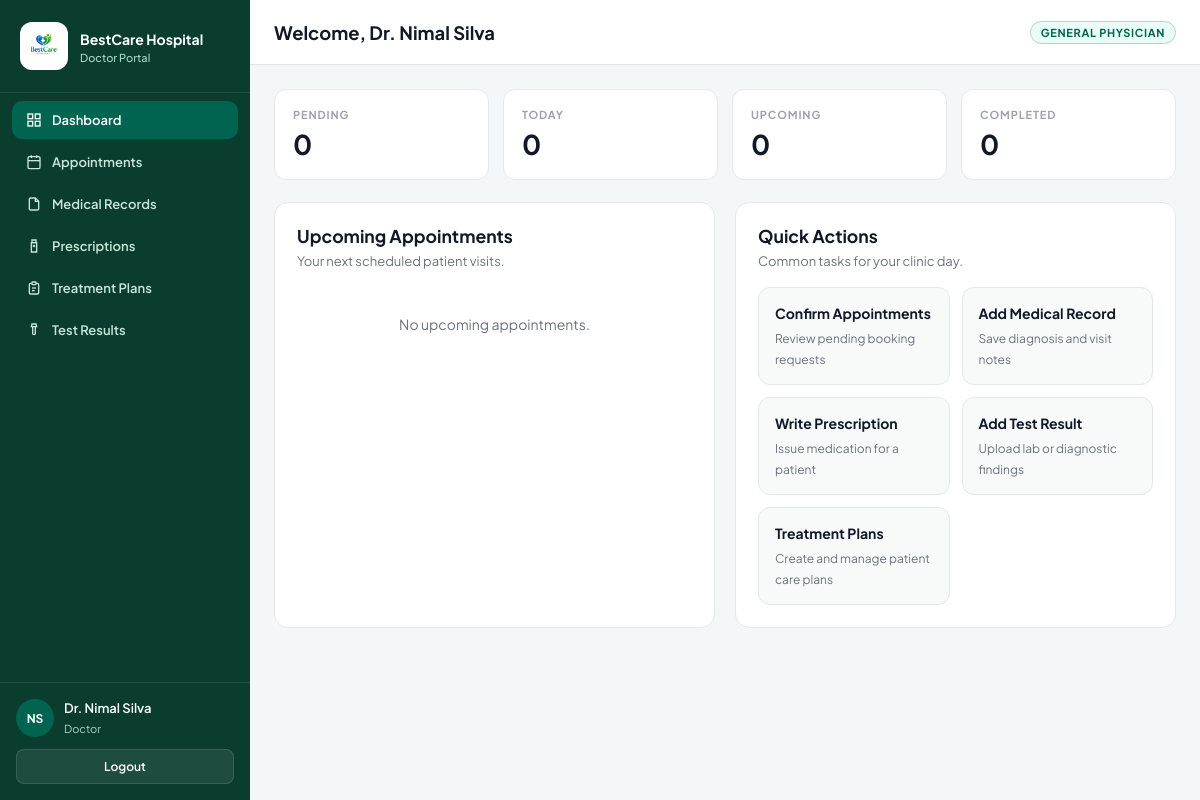
Screenshot of /staff/dashboard.php (signed in) with the database file from the repository.
### tables this page shows
CREATE TABLE staff (
    id INT AUTO_INCREMENT PRIMARY KEY,
    user_id INT NOT NULL,
    full_name VARCHAR(100) NOT NULL,
    specialization VARCHAR(100) NOT NULL,
    department_id INT NOT NULL,
    contact VARCHAR(20) NOT NULL,
    staff_type ENUM('Doctor', 'Hospital Staff', 'Other') NOT NULL DEFAULT 'Doctor',
    image_path VARCHAR(255) NULL,
    FOREIGN KEY (user_id) REFERENCES users(id) ON DELETE CASCADE,
    FOREIGN KEY (department_id) REFERENCES departments(id)
);

### includes/staff_profile.php (called while the page is built, shortened)
<?php
if (!isset($staff) || !isset($staff_id)) {
    $user_id = $_SESSION['user_id'];
    $st_sql = "SELECT st.*, d.name AS department_name
               FROM staff st, departments d
               WHERE st.department_id = d.id
               AND st.user_id = $user_id";
    $st_result = mysqli_query($conn, $st_sql);
    $staff = mysqli_fetch_array($st_result);
    $staff_id = $staff['id'];
    $full_name = $staff['full_name'];
    $parts = explode(' ', $full_name);
    if (isset($parts[2])) {
        $initials = strtoupper(substr($parts[1], 0, 1)) . strtoupper(substr($parts[2], 0, 1));
    }
}
?>

### staff/dashboard.php (the view, shortened to what this page needs)
<?php
include("../includes/db.php");
include("../includes/staff_profile.php");
$active_page = 'dashboard';
$today = date('Y-m-d');
$c1 = mysqli_query($conn, "SELECT COUNT(*) AS c FROM appointments WHERE staff_id=$staff_id AND status='Pending'");
$pending = mysqli_fetch_array($c1);
$count_pending = $pending['c'];
$c2 = mysqli_query($conn, "SELECT COUNT(*) AS c FROM appointments
                           WHERE staff_id=$staff_id
                           AND appointment_date='$today'
                           AND status IN ('Pending','Confirmed')");
$today_row = mysqli_fetch_array($c2);
$count_today = $today_row['c'];
$c3 = mysqli_query($conn, "SELECT COUNT(*) AS c FROM appointments
                           WHERE staff_id=$staff_id
                           AND status IN ('Pending','Confirmed')
                           AND appointment_date >= '$today'");
$up_row = mysqli_fetch_array($c3);
$count_upcoming = $up_row['c'];
$c4 = mysqli_query($conn, "SELECT COUNT(*) AS c FROM appointments
                           WHERE staff_id=$staff_id AND status='Completed'");
$done_row = mysqli_fetch_array($c4);
$count_completed = $done_row['c'];
$upcoming_sql = "SELECT a.*, p.full_name AS patient_name, s.name AS service_name
                 FROM appointments a, patients p, services s
                 WHERE a.patient_id = p.id
                 AND a.service_id = s.id
                 AND a.staff_id = $staff_id
                 AND a.status IN ('Pending','Confirmed')
                 AND a.appointment_date >= '$today'
                 ORDER BY a.appointment_date ASC, a.appointment_time ASC
                 LIMIT 8";
$upcoming = mysqli_query($conn, $upcoming_sql);
?>
<!DOCTYPE html>
<html lang="en">
<head>
    <link rel="stylesheet" href="/bestcare-hospital/assets/css/staff.css?v=5">
</head>
<body class="sd-body">
<?php include("../includes/staff_nav.php"); ?>
<div class="sd-main">
    <header class="sd-topbar">
        <h1>Welcome, <?php echo htmlspecialchars($full_name); ?></h1>
        <span class="role-tag"><?php echo htmlspecialchars($staff['specialization']); ?></span>
    </header>
    <main class="sd-content">
        <section class="sd-stats">
            <div class="sd-stat">
                <p class="label">Pending</p>
                <p class="value"><?php echo $count_pending; ?></p>
            </div>
            <div class="sd-stat">
                <p class="label">Today</p>
                <p class="value"><?php echo $count_today; ?></p>
            </div>
            <div class="sd-stat">
                <p class="label">Upcoming</p>
                <p class="value"><?php echo $count_upcoming; ?></p>
            </div>
            <div class="sd-stat">
                <p class="label">Completed</p>
                <p class="value"><?php echo $count_completed; ?></p>
            </div>
        </section>
        <div class="sd-grid-2">
            <section class="sd-panel">
                <h2>Upcoming Appointments</h2>
                <p class="sub">Your next scheduled patient visits.</p>
                <?php if ($upcoming && mysqli_num_rows($upcoming) > 0) { ?>
                    <div class="sd-table-wrap">
                        <table class="sd-table">
                            <thead>
                                <tr>
                                    <th>Date</th>
                                    <th>Time</th>
                                    <th>Patient</th>
                                    <th>Service</th>
                                    <th>Status</th>
                                </tr>
                            </thead>
                            <tbody>
                                <?php while ($row = mysqli_fetch_array($upcoming)) { ?>
                                    <tr>
                                        <td><?php echo date('M d, Y', strtotime($row['appointment_date'])); ?></td>
                                        <td><?php echo date('h:i A', strtotime($row['appointment_time'])); ?></td>
                                        <td><?php echo htmlspecialchars($row['patient_name']); ?></td>
                                        <td><?php echo htmlspecialchars($row['service_name']); ?></td>
                                        <td><span class="sd-status <?php echo strtolower($row['status']); ?>"><?php echo htmlspecialchars($row['status']); ?></span></td>
                                    </tr>
                                <?php } ?>
                            </tbody>
                        </table>
                    </div>
                    <p style="margin-top:14px;"><a class="sd-btn-outline" href="appointments.php">Manage all appointments</a></p>
                <?php } else { ?>
                    <div class="sd-empty">No upcoming appointments.</div>
                <?php } ?>
            </section>
            <section class="sd-panel">
                <h2>Quick Actions</h2>
                <p class="sub">Common tasks for your clinic day.</p>
                <div class="sd-quick">
                    <a href="appointments.php">
                        <strong>Confirm Appointments</strong>
                        <span>Review pending booking requests</span>
                    </a>
                    <a href="add-record.php">
                        <strong>Add Medical Record</strong>
                        <span>Save diagnosis and visit notes</span>
                    </a>
                    <a href="add-prescription.php">
                        <strong>Write Prescription</strong>
                        <span>Issue medication for a patient</span>
                    </a>
                    <a href="add-test-result.php">
                        <strong>Add Test Result</strong>
                        <span>Upload lab or diagnostic findings</span>
                    </a>
                    <a href="treatment-plans.php">
                        <strong>Treatment Plans</strong>
                        <span>Create and manage patient care plans</span>
                    </a>
                </div>
            </section>
        </div>
    </main>
</div>
</body>
</html>

### includes/staff_nav.php (shortened to what this page needs)
<aside class="sd-sidebar">
    <div class="sd-side-brand">
        <div class="sd-side-logo">
            <img src="/bestcare-hospital/assets/images/bestcarelogo.png" alt="Logo">
        </div>
        <div>
            <span>BestCare Hospital</span>
            <small>Doctor Portal</small>
        </div>
    </div>
    <nav class="sd-nav" id="sdNav">
        <a class="<?php if ($active_page == 'dashboard') echo 'active'; ?>" href="dashboard.php">
            <svg viewBox="0 0 24 24" fill="none" stroke="currentColor" stroke-width="2"><rect x="3" y="3" width="7" height="7"></rect><rect x="14" y="3" width="7" height="7"></rect><rect x="14" y="14" width="7" height="7"></rect><rect x="3" y="14" width="7" height="7"></rect></svg>
            Dashboard
        </a>
        <a class="<?php if ($active_page == 'appointments') echo 'active'; ?>" href="appointments.php">
            <svg viewBox="0 0 24 24" fill="none" stroke="currentColor" stroke-width="2"><rect x="3" y="4" width="18" height="18" rx="2"></rect><line x1="16" y1="2" x2="16" y2="6"></line><line x1="8" y1="2" x2="8" y2="6"></line><line x1="3" y1="10" x2="21" y2="10"></line></svg>
            Appointments
        </a>
        <a class="<?php if ($active_page == 'records') echo 'active'; ?>" href="add-record.php">
            <svg viewBox="0 0 24 24" fill="none" stroke="currentColor" stroke-width="2"><path d="M14 3H7a2 2 0 0 0-2 2v14a2 2 0 0 0 2 2h10a2 2 0 0 0 2-2V8z"></path><polyline points="14 3 14 8 19 8"></polyline></svg>
            Medical Records
        </a>
        <a class="<?php if ($active_page == 'prescriptions') echo 'active'; ?>" href="add-prescription.php">
            <svg viewBox="0 0 24 24" fill="none" stroke="currentColor" stroke-width="2"><path d="M9 3h6v4H9z"></path><path d="M8 7h8v14H8z"></path><line x1="10" y1="12" x2="14" y2="12"></line><line x1="12" y1="10" x2="12" y2="14"></line></svg>
            Prescriptions
        </a>
        <a class="<?php if ($active_page == 'treatment_plans') echo 'active'; ?>" href="treatment-plans.php">
            <svg viewBox="0 0 24 24" fill="none" stroke="currentColor" stroke-width="2"><path d="M9 5H7a2 2 0 0 0-2 2v12a2 2 0 0 0 2 2h10a2 2 0 0 0 2-2V7a2 2 0 0 0-2-2h-2"></path><rect x="9" y="3" width="6" height="4" rx="1"></rect><line x1="9" y1="12" x2="15" y2="12"></line><line x1="9" y1="16" x2="13" y2="16"></line></svg>
            Treatment Plans
        </a>
        <a class="<?php if ($active_page == 'tests') echo 'active'; ?>" href="add-test-result.php">
            <svg viewBox="0 0 24 24" fill="none" stroke="currentColor" stroke-width="2"><path d="M9 3h6l1 4H8z"></path><path d="M10 7v10a2 2 0 0 0 4 0V7"></path></svg>
            Test Results
        </a>
    </nav>
    <div class="sd-side-footer" id="sdSideFooter">
        <div class="sd-profile">
            <div class="sd-avatar"><?php echo htmlspecialchars($initials); ?></div>
            <div>
                <p><?php echo htmlspecialchars($full_name); ?></p>
                <small>Doctor</small>
            </div>
        </div>
        <a class="sd-logout" href="../auth/logout.php?role=staff">Logout</a>
    </div>
</aside>

### assets/css/staff.css (style rules this page uses)
.sd-body { margin: 0; min-height: 100vh; display: flex; flex-direction: column; font-family: "Plus Jakarta Sans", "Segoe UI", sans-serif; color: #1e293b; background: #F4F6F8; -webkit-font-smoothing: antialiased; }
@media (min-width: 1024px) { .sd-body { flex-direction: row; } }
.sd-body a { text-decoration: none; color: inherit; }
.sd-body h1, .sd-body h2, .sd-body h3 { font-family: "Plus Jakarta Sans", "Segoe UI", sans-serif; font-weight: 700; margin: 0; }
.sd-sidebar { width: 100%; background: #0B3D2E; color: #fff; display: flex; flex-direction: column; position: relative; z-index: 50; }
@media (min-width: 1024px) { .sd-sidebar { width: 250px; min-width: 250px; height: 100vh; position: sticky; top: 0; } }
.sd-side-brand { padding: 22px 20px; display: flex; align-items: center; gap: 12px; border-bottom: 1px solid rgba(255,255,255,0.08); }
.sd-side-logo { width: 48px; height: 48px; border-radius: 12px; background: #fff; display: flex; align-items: center; justify-content: center; overflow: hidden; flex-shrink: 0; padding: 4px; box-sizing: border-box; }
.sd-side-logo img { width: 100%; height: 100%; object-fit: contain; display: block; }
.sd-side-brand span { font-size: 14px; font-weight: 700; }
.sd-side-brand small { display: block; font-size: 11px; font-weight: 500; color: #A7D7C5; margin-top: 2px; }
.sd-nav { padding: 8px 12px; display: none; }
@media (min-width: 1024px) { .sd-nav { display: block; flex: 1; } }
.sd-nav a { display: flex; align-items: center; gap: 10px; padding: 11px 14px; border-radius: 10px; font-size: 13px; font-weight: 600; color: #C8E6D9; margin-bottom: 4px; }
.sd-nav a.active { background: #016450; color: #fff; }
.sd-nav a svg { width: 16px; height: 16px; flex-shrink: 0; }
.sd-side-footer { padding: 16px; border-top: 1px solid rgba(255,255,255,0.1); display: none; }
@media (min-width: 1024px) { .sd-side-footer { display: block; margin-top: auto; } }
.sd-profile { display: flex; align-items: center; gap: 10px; margin-bottom: 12px; }
.sd-avatar { width: 38px; height: 38px; border-radius: 50%; background: #016450; color: #fff; display: flex; align-items: center; justify-content: center; font-size: 12px; font-weight: 700; flex-shrink: 0; }
.sd-profile p { margin: 0; font-size: 13px; font-weight: 600; }
.sd-profile small { color: #A7D7C5; font-size: 11px; }
.sd-logout { display: block; text-align: center; background: rgba(255,255,255,0.08); border: 1px solid rgba(255,255,255,0.12); border-radius: 8px; padding: 9px; font-size: 12px; font-weight: 600; color: #fff !important; }
.sd-main { flex: 1; min-width: 0; display: flex; flex-direction: column; }
.sd-topbar { height: 64px; background: #fff; border-bottom: 1px solid #E2E4E8; display: flex; align-items: center; justify-content: space-between; padding: 0 24px; gap: 16px; }
.sd-topbar h1 { font-size: 1.15rem; color: #111827; }
.sd-topbar .role-tag { font-size: 11px; font-weight: 700; letter-spacing: 0.06em; text-transform: uppercase; color: #016450; background: #E9FCF5; border: 1px solid #B0D6C9; border-radius: 999px; padding: 4px 10px; }
.sd-content { flex: 1; overflow-y: auto; padding: 24px; }
.sd-stats { display: grid; grid-template-columns: repeat(4, minmax(0, 1fr)); gap: 14px; margin-bottom: 22px; }
.sd-stat { background: #fff; border: 1px solid #E8E8EC; border-radius: 12px; padding: 18px; }
.sd-stat .label { margin: 0 0 6px; font-size: 11px; font-weight: 700; letter-spacing: 0.08em; text-transform: uppercase; color: #9ca3af; }
.sd-stat .value { margin: 0; font-size: 1.7rem; font-weight: 700; color: #111827; }
.sd-panel { background: #fff; border: 1px solid #E8E8EC; border-radius: 14px; padding: 22px; margin-bottom: 20px; }
.sd-panel h2 { font-size: 1.1rem; margin-bottom: 6px; color: #111827; }
.sd-panel .sub { margin: 0 0 18px; font-size: 13px; color: #6b7280; }
.sd-grid-2 { display: grid; grid-template-columns: repeat(2, minmax(0, 1fr)); gap: 20px; }
.sd-empty { padding: 28px 12px; text-align: center; color: #6b7280; font-size: 14px; }
.sd-quick { display: grid; grid-template-columns: repeat(2, minmax(0, 1fr)); gap: 12px; }
.sd-quick a { display: block; background: #F8FAF9; border: 1px solid #E2E8E5; border-radius: 12px; padding: 16px; transition: border-color 0.15s, background 0.15s; }
.sd-quick strong { display: block; font-size: 14px; color: #111827; margin-bottom: 4px; }
.sd-quick span { font-size: 12px; color: #6b7280; }

### rows the page displays
staff: full_name "NS", full_name "Dr. Nimal Silva", specialization "GENERAL PHYSICIAN"

### other values shown
$count_pending "0"
$count_today "0"
$count_upcoming "0"
$count_completed "0"
